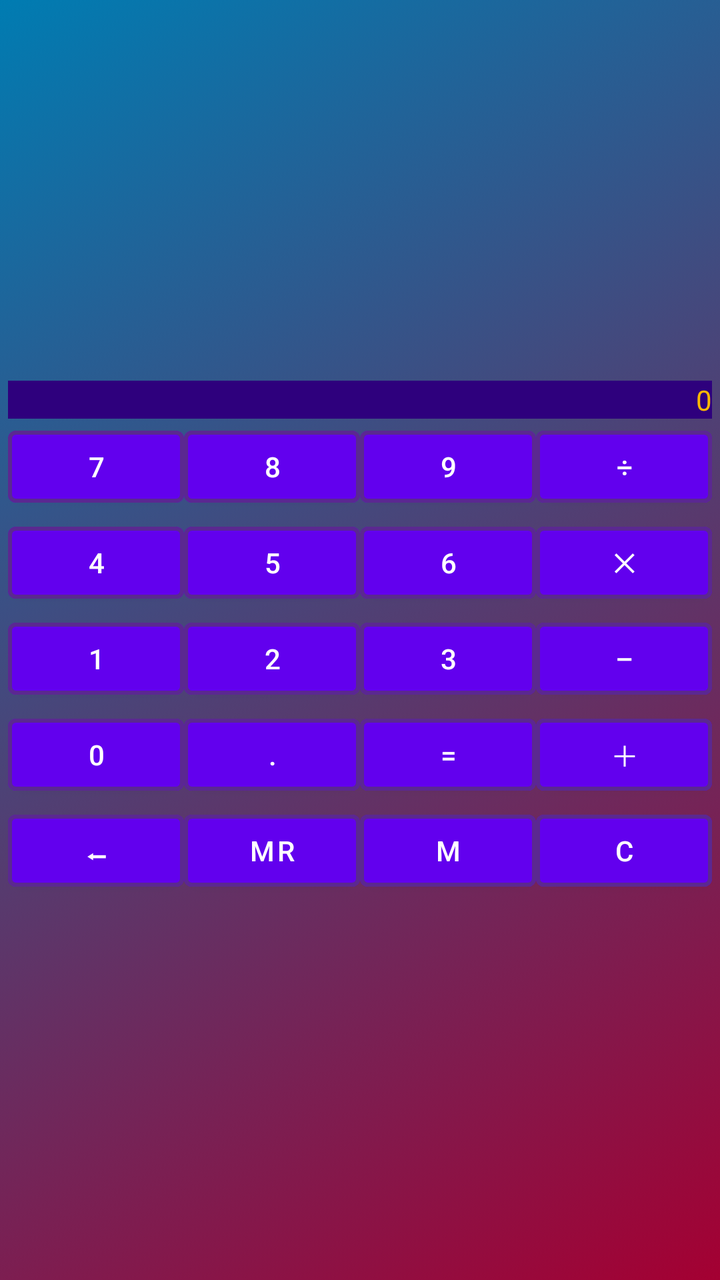
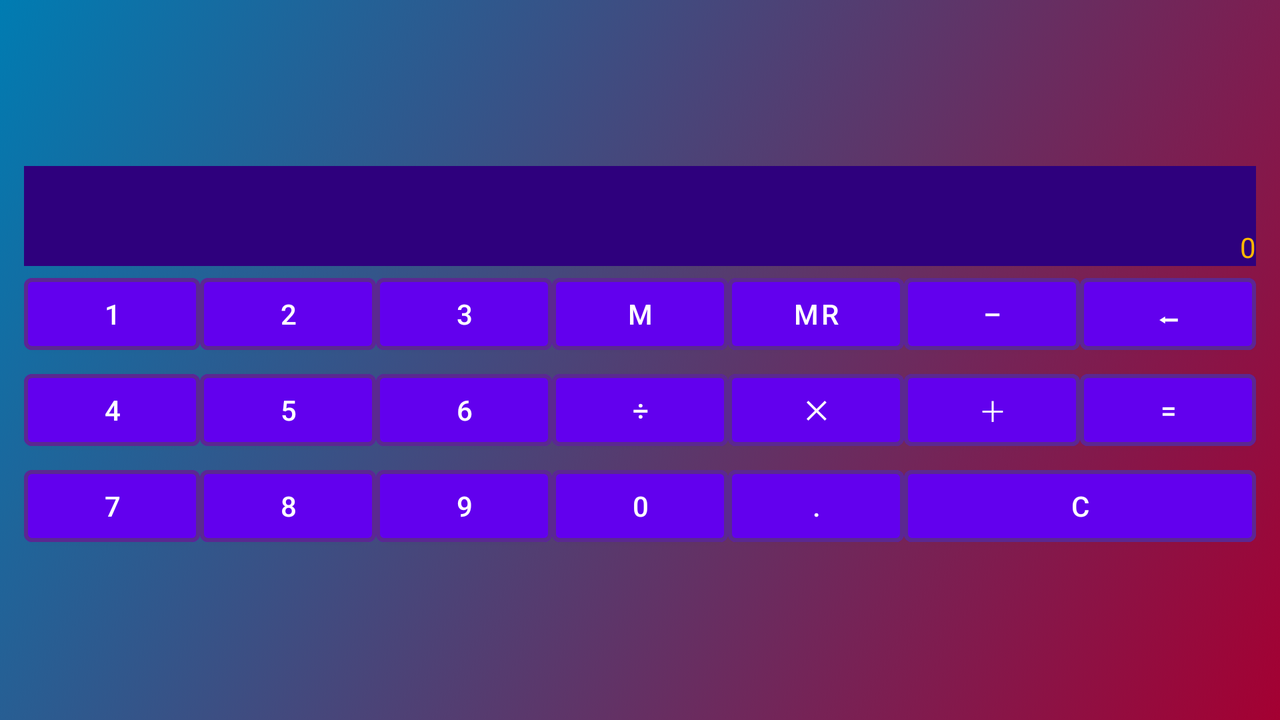

An Android layout and its configuration variant, each rendered on a device that would load it. The default file and the variant file are quoted in full after the pictures.
<!-- AndroidManifest.xml: application theme AppTheme -->
<!-- res/layout/activity_main_table.xml -->
<?xml version="1.0" encoding="utf-8"?>
<TableLayout xmlns:android="http://schemas.android.com/apk/res/android"
    android:layout_width="match_parent"
    android:layout_height="match_parent"
    xmlns:app="http://schemas.android.com/apk/res-auto"
    android:layout_columnSpan="4"
    android:gravity="center"
    android:orientation="vertical"
    android:background="@drawable/gradient">

    <TableRow
        android:layout_width="match_parent"
        android:layout_height="match_parent"
        android:gravity="center">

            <androidx.appcompat.widget.AppCompatTextView
                android:id="@+id/view_screen"
                android:layout_span="4"
                android:background="@color/colorPrimary"
                android:textColor="@color/textColor"
                android:gravity="end|bottom"
                android:textColorHint="@color/textColor"
                android:hint="@string/hint"/>
    </TableRow>

    <TableRow
        android:layout_width="match_parent"
        android:layout_height="match_parent"
        android:gravity="center">

        <com.google.android.material.button.MaterialButton
            android:id="@+id/button_7"
            app:strokeColor="@color/colorAccent"
            app:strokeWidth="2dp"
            android:text="@string/_7"/>

        <com.google.android.material.button.MaterialButton
            android:id="@+id/button_8"
            app:strokeColor="@color/colorAccent"
            app:strokeWidth="2dp"
            android:text="@string/_8"/>

        <com.google.android.material.button.MaterialButton
            android:id="@+id/button_9"
            app:strokeColor="@color/colorAccent"
            app:strokeWidth="2dp"
            android:text="@string/_9"/>

        <com.google.android.material.button.MaterialButton
            android:id="@+id/button_divide"
            app:strokeColor="@color/colorAccent"
            app:strokeWidth="2dp"
            android:text="@string/_divide"/>
    </TableRow>

    <TableRow
        android:layout_width="match_parent"
        android:layout_height="match_parent"
        android:gravity="center">

        <com.google.android.material.button.MaterialButton
            android:id="@+id/button_4"
            app:strokeColor="@color/colorAccent"
            app:strokeWidth="2dp"
            android:text="@string/_4"/>

        <com.google.android.material.button.MaterialButton
            android:id="@+id/button_5"
            app:strokeColor="@color/colorAccent"
            app:strokeWidth="2dp"
            android:text="@string/_5"/>

        <com.google.android.material.button.MaterialButton
            android:id="@+id/button_6"
            app:strokeColor="@color/colorAccent"
            app:strokeWidth="2dp"
            android:text="@string/_6"/>

        <com.google.android.material.button.MaterialButton
            android:id="@+id/button_multiply"
            app:strokeColor="@color/colorAccent"
            app:strokeWidth="2dp"
            android:text="@string/_multiply"/>
    </TableRow>

    <TableRow
        android:layout_width="match_parent"
        android:layout_height="match_parent"
        android:gravity="center"
        android:orientation="horizontal">

        <com.google.android.material.button.MaterialButton
            android:id="@+id/button_1"
            app:strokeColor="@color/colorAccent"
            app:strokeWidth="2dp"
            android:text="@string/_1"/>

        <com.google.android.material.button.MaterialButton
            android:id="@+id/button_2"
            app:strokeColor="@color/colorAccent"
            app:strokeWidth="2dp"
            android:text="@string/_2"/>

        <com.google.android.material.button.MaterialButton
            android:id="@+id/button_3"
            app:strokeColor="@color/colorAccent"
            app:strokeWidth="2dp"
            android:text="@string/_3"/>

        <com.google.android.material.button.MaterialButton
            android:id="@+id/button_subtract"
            app:strokeColor="@color/colorAccent"
            app:strokeWidth="2dp"
            android:text="@string/_subtract"/>
    </TableRow>

    <TableRow
        android:layout_width="match_parent"
        android:layout_height="match_parent"
        android:gravity="center">

        <com.google.android.material.button.MaterialButton
            android:id="@+id/button_0"
            app:strokeColor="@color/colorAccent"
            app:strokeWidth="2dp"
            android:text="@string/_0"/>

        <com.google.android.material.button.MaterialButton
            android:id="@+id/button_point"
            app:strokeColor="@color/colorAccent"
            app:strokeWidth="2dp"
            android:text="@string/_point"/>

        <com.google.android.material.button.MaterialButton
            android:id="@+id/button_equal"
            app:strokeColor="@color/colorAccent"
            app:strokeWidth="2dp"
            android:text="@string/_equal"/>

        <com.google.android.material.button.MaterialButton
            android:id="@+id/button_add"
            app:strokeColor="@color/colorAccent"
            app:strokeWidth="2dp"
            android:text="@string/_add"/>
    </TableRow>

    <TableRow
        android:layout_width="match_parent"
        android:layout_height="match_parent"
        android:gravity="center">

        <com.google.android.material.button.MaterialButton
            android:id="@+id/button_backspace"
            app:strokeColor="@color/colorAccent"
            app:strokeWidth="2dp"
            android:text="@string/_backspace"/>

        <com.google.android.material.button.MaterialButton
            android:id="@+id/button_restore"
            app:strokeColor="@color/colorAccent"
            app:strokeWidth="2dp"
            android:text="@string/_restore"/>

        <com.google.android.material.button.MaterialButton
            android:id="@+id/button_memory"
            app:strokeColor="@color/colorAccent"
            app:strokeWidth="2dp"
            android:text="@string/_memory"/>

        <com.google.android.material.button.MaterialButton
            android:id="@+id/button_clear"
            app:strokeColor="@color/colorAccent"
            app:strokeWidth="2dp"
            android:text="@string/_clear"/>
    </TableRow>
</TableLayout>
<!-- resources referenced by this layout -->
<resources>
  <color name="colorAccent">#5B2891</color>
  <color name="colorPrimary">#FF2E007D</color>
  <color name="textColor">#FFFFB800</color>
  <!-- drawable gradient (drawable) -->
  <?xml version="1.0" encoding="utf-8"?>
  <selector xmlns:android="http://schemas.android.com/apk/res/android">
      <item>
          <shape>
              <gradient
                  android:angle="315"
                  android:startColor="#007CB2"
                  android:endColor="#A40032"
                  android:type="linear" />
          </shape>
      </item>
  </selector>
  <string name="_0">0</string>
  <string name="_1">1</string>
  <string name="_2">2</string>
  <string name="_3">3</string>
  <string name="_4">4</string>
  <string name="_5">5</string>
  <string name="_6">6</string>
  <string name="_7">7</string>
  <string name="_8">8</string>
  <string name="_9">9</string>
  <string name="_add">＋</string>
  <string name="_backspace">⬅</string>
  <string name="_clear">C</string>
  <string name="_divide">÷</string>
  <string name="_equal">=</string>
  <string name="_memory">M</string>
  <string name="_multiply">╳</string>
  <string name="_point">.</string>
  <string name="_restore">MR</string>
  <string name="_subtract">–</string>
  <string name="hint">0</string>
  <!-- from res/values-night/ (not used when drawing this layout) -->
  <style name="AppTheme" parent="Theme.MaterialComponents.DayNight.DarkActionBar">
          <item name="colorPrimary">@color/colorPrimary</item>
          <item name="colorPrimaryDark">@color/colorPrimaryDark</item>
          <item name="colorAccent">@color/colorAccent</item>
          <item name="colorOnPrimary">@color/textColor</item>
          <item name="android:layout_height">@dimen/button_size</item>
          <item name="android:layout_width">@dimen/button_size</item>
          <item name="android:gravity">center</item>
          <item name="android:textSize">@dimen/button_text</item>
      </style>
  <color name="colorPrimaryDark">#FF1E007D</color>
  <dimen name="button_size">90dp</dimen>
  <dimen name="button_text">40sp</dimen>
</resources>
<!-- res/layout-land/activity_main_table.xml (the repository's variant of the layout above) -->
<!-- drawn on the phone turned sideways -->
<?xml version="1.0" encoding="utf-8"?>
<TableLayout xmlns:android="http://schemas.android.com/apk/res/android"
    android:layout_width="match_parent"
    android:layout_height="match_parent"
    xmlns:app="http://schemas.android.com/apk/res-auto"
    android:layout_columnSpan="7"
    android:gravity="center"
    android:orientation="vertical"
    android:background="@drawable/gradient">

    <TableRow
        android:layout_width="match_parent"
        android:layout_height="match_parent"
        android:gravity="center">

            <androidx.appcompat.widget.AppCompatTextView
                android:id="@+id/view_screen"
                android:layout_span="7"
                android:layout_height="50dp"
                android:background="@color/colorPrimary"
                android:textColor="@color/textColor"
                android:gravity="end|bottom"
                android:textColorHint="@color/textColor"
                android:hint="@string/hint"/>
    </TableRow>

    <TableRow
        android:layout_width="match_parent"
        android:layout_height="match_parent"
        android:gravity="center">

        <com.google.android.material.button.MaterialButton
            android:id="@+id/button_1"
            app:strokeColor="@color/colorAccent"
            app:strokeWidth="2dp"
            android:text="@string/_1"/>

        <com.google.android.material.button.MaterialButton
            android:id="@+id/button_2"
            app:strokeColor="@color/colorAccent"
            app:strokeWidth="2dp"
            android:text="@string/_2"/>

        <com.google.android.material.button.MaterialButton
            android:id="@+id/button_3"
            app:strokeColor="@color/colorAccent"
            app:strokeWidth="2dp"
            android:text="@string/_3"/>

        <com.google.android.material.button.MaterialButton
            android:id="@+id/button_memory"
            app:strokeColor="@color/colorAccent"
            app:strokeWidth="2dp"
            android:text="@string/_memory"/>

        <com.google.android.material.button.MaterialButton
            android:id="@+id/button_restore"
            app:strokeColor="@color/colorAccent"
            app:strokeWidth="2dp"
            android:text="@string/_restore"/>

        <com.google.android.material.button.MaterialButton
            android:id="@+id/button_subtract"
            app:strokeColor="@color/colorAccent"
            app:strokeWidth="2dp"
            android:text="@string/_subtract"/>

        <com.google.android.material.button.MaterialButton
            android:id="@+id/button_backspace"
            app:strokeColor="@color/colorAccent"
            app:strokeWidth="2dp"
            android:text="@string/_backspace"/>
    </TableRow>

    <TableRow
        android:layout_width="match_parent"
        android:layout_height="match_parent"
        android:gravity="center">

        <com.google.android.material.button.MaterialButton
            android:id="@+id/button_4"
            app:strokeColor="@color/colorAccent"
            app:strokeWidth="2dp"
            android:text="@string/_4"/>

        <com.google.android.material.button.MaterialButton
            android:id="@+id/button_5"
            app:strokeColor="@color/colorAccent"
            app:strokeWidth="2dp"
            android:text="@string/_5"/>

        <com.google.android.material.button.MaterialButton
            android:id="@+id/button_6"
            app:strokeColor="@color/colorAccent"
            app:strokeWidth="2dp"
            android:text="@string/_6"/>

        <com.google.android.material.button.MaterialButton
            android:id="@+id/button_divide"
            app:strokeColor="@color/colorAccent"
            app:strokeWidth="2dp"
            android:text="@string/_divide"/>

        <com.google.android.material.button.MaterialButton
            android:id="@+id/button_multiply"
            app:strokeColor="@color/colorAccent"
            app:strokeWidth="2dp"
            android:text="@string/_multiply"/>

        <com.google.android.material.button.MaterialButton
            android:id="@+id/button_add"
            app:strokeColor="@color/colorAccent"
            app:strokeWidth="2dp"
            android:text="@string/_add"/>

        <com.google.android.material.button.MaterialButton
            android:id="@+id/button_equal"
            app:strokeColor="@color/colorAccent"
            app:strokeWidth="2dp"
            android:text="@string/_equal"/>
    </TableRow>

    <TableRow
        android:layout_width="match_parent"
        android:layout_height="match_parent"
        android:gravity="center">

        <com.google.android.material.button.MaterialButton
            android:id="@+id/button_7"
            app:strokeColor="@color/colorAccent"
            app:strokeWidth="2dp"
            android:text="@string/_7"/>

        <com.google.android.material.button.MaterialButton
            android:id="@+id/button_8"
            app:strokeColor="@color/colorAccent"
            app:strokeWidth="2dp"
            android:text="@string/_8"/>

        <com.google.android.material.button.MaterialButton
            android:id="@+id/button_9"
            app:strokeColor="@color/colorAccent"
            app:strokeWidth="2dp"
            android:text="@string/_9"/>

        <com.google.android.material.button.MaterialButton
            android:id="@+id/button_0"
            app:strokeColor="@color/colorAccent"
            app:strokeWidth="2dp"
            android:text="@string/_0"/>

        <com.google.android.material.button.MaterialButton
            android:id="@+id/button_point"
            app:strokeColor="@color/colorAccent"
            app:strokeWidth="2dp"
            android:text="@string/_point"/>

        <com.google.android.material.button.MaterialButton
            android:id="@+id/button_clear"
            app:strokeColor="@color/colorAccent"
            app:strokeWidth="2dp"
            android:layout_span="2"
            android:text="@string/_clear"/>
    </TableRow>

</TableLayout>
